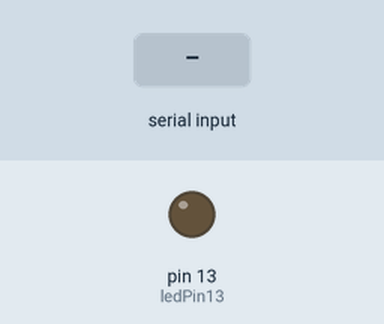
A sketch run on a simulated Arduino Uno, built with avr-gcc and run on an emulated ATmega328P. Parts: output pins drawn as LEDs (lit = HIGH). Inputs (shaded band) come from the test bench.

Above: at 1.2 s.
1.3 s: "a" received over Serial
At 2.1 s:
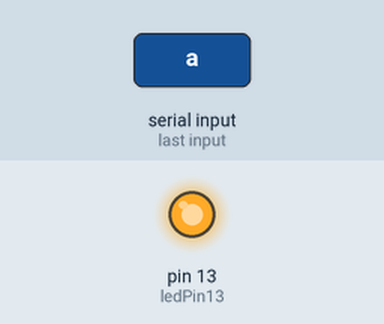
Timing chart, 0 to 4.3 s (numbered marks = the images above; inputs shaded):
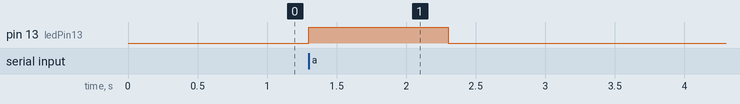

Measured:
- after the input at 1.3 s, pin 13 (ledPin13): LOW → HIGH at once, → LOW 1.0 s later

The sketch:

c_dio_para_o_arduino.ino
```cpp
// the loop function runs over and over again forever
int ledPin13 = 13;
void setup(){
  Serial.begin(9600);

  pinMode(ledPin13, OUTPUT);
}

void loop() {
  char caracter;
  caracter = Serial.read();

  if(caracter == 'a')
  {
      digitalWrite(ledPin13, HIGH);   // turn the LED on (HIGH is the voltage level)
      delay(1000);                       // wait for a second
      digitalWrite(LED_BUILTIN, LOW);    // turn the LED off by making the voltage LOW
      delay(1000);
  }
}
```
